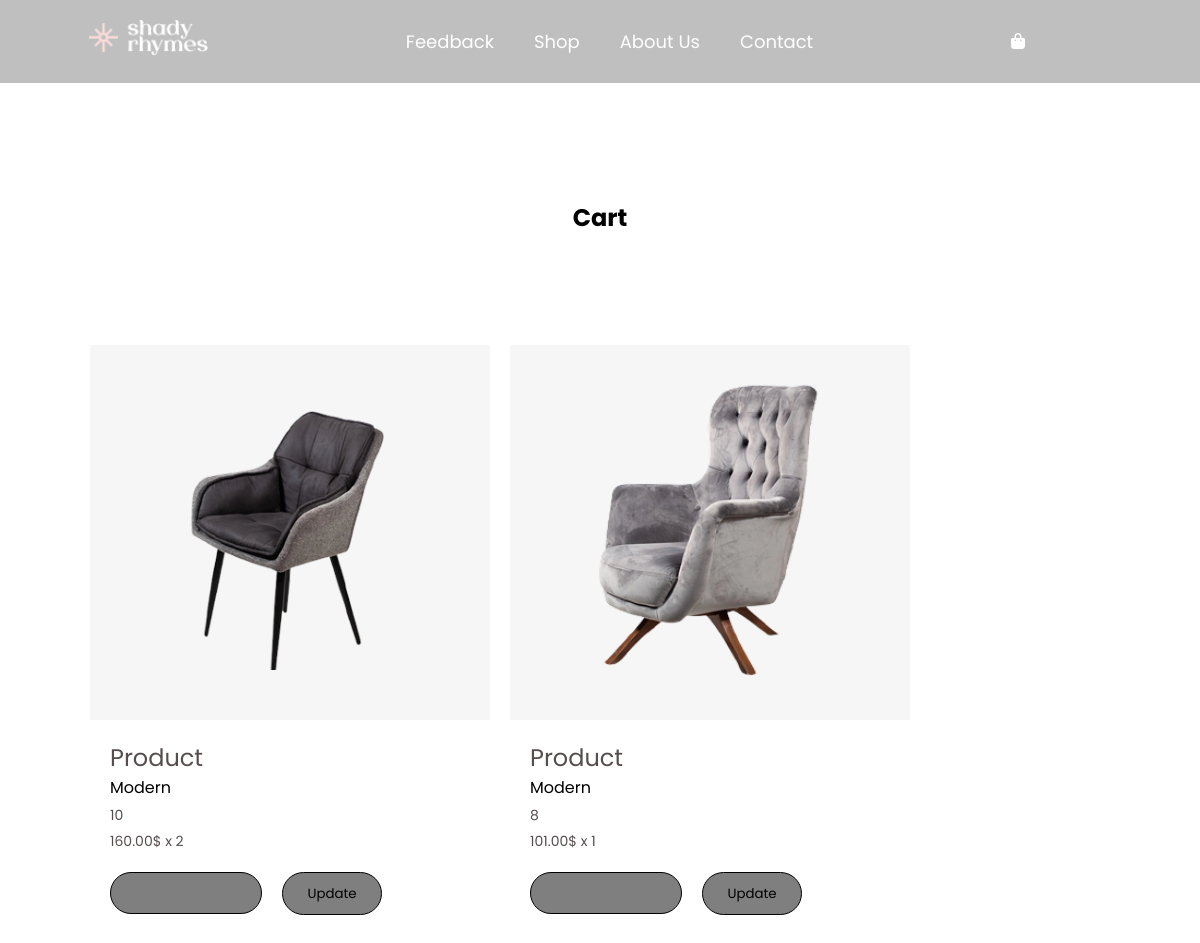
Page /user/cart/ on the committed database.
### apps/user_feedback/models.py (models this page shows, shortened)
class CartItem(models.Model):
    cart = models.ForeignKey(Cart, on_delete=models.CASCADE, related_name="items")
    product = models.ForeignKey(Product, on_delete=models.CASCADE)
    quantity = models.PositiveIntegerField(default=1)
    added_at = models.DateTimeField(auto_now_add=True)

### apps/core/models.py (models this page shows, shortened)
class Product(models.Model):
    category = models.ForeignKey(Category, on_delete=models.DO_NOTHING, null=True, blank=True)
    name = models.CharField(max_length=100)
    description = models.TextField(null=True, blank=True)
    price = models.DecimalField(max_digits=10, decimal_places=2)
    image = models.ImageField(upload_to='images/')
    rating = models.PositiveSmallIntegerField(validators=[MaxValueValidator(Decimal("10"))])
    is_active = models.BooleanField(default=True)
    created_at = models.DateTimeField(auto_now_add=True)
    slugify = models.SlugField(unique=True, blank=True)

class Category(models.Model):
    name = models.CharField(max_length=100)
    slugify = models.SlugField(unique=True, blank=True)

### apps/user_feedback/views.py (the view)
class CartView(ListView):
    template_name = "user/cart.html"
    context_object_name = "item"
    paginate_by = 5
    model = CartItem

### template/user/cart.html (shortened to what this page needs)
{% extends 'base.html' %}
{% block content %}
<section class="cart_section">
    <h1 class="cart_title">Cart</h1>
    <ul class="cataloge_list">
        {% for i in  item%}
            <li class="products_item">
                <a href="{% url 'core:product_detail' i.product.slugify %}">
                    <div class="products_img_container">
                        <img class="products_image" src="{{i.product.image.url}}" alt="{{i.product.name}}">
                    </div>
                    <div class="products_content">
                        <h1 class="products_name">{{i.product.name}}</h1>
                        {% if i.product.category %}
                            <p class="products_category">{{i.product.category.name}}</p>
                        {% endif %}
                        <p class="products_data">{{i.product.rating}}</p>
                        <p class="products_data">{{i.product.price}}$ x {{i.quantity}}</p>
                    </div>
                </a>
                <form class="qty_form" action="{% url 'user_feedback:set_qty' i.product.slugify %}">
                    <input class="qty_input" type="text" name="quantity" value="{{ it.quantity }}" min="1">
                    <button type="submit" class="qty_btn">Update</button>
                </form>
            </li>
        {% empty %}
            <p>You haven't any items in your cart</p>
        {% endfor %}
    </ul>
</section>
{% endblock content %}

### static/style/style.css (style rules this page uses)
* { color: black; text-decoration: none; list-style-type: none; border: none; margin: 0; padding: 0; font-family: "Poppins", sans-serif; }
.products_item { padding: 10px 10px; }
.products_img_container { display: flex; width: 400px; height: 375px; background-color: #F6F6F6; justify-content: center; align-items: center; }
.products_image { width: 250px; height: auto; }
.products_content { padding: 20px 20px; text-align: left; }
.products_name { font-weight: 400; size: 18px; color: #564E4E; }
.products_data { padding-top: 5px; font-weight: 400; font-size: 14px; color: #564E4E; }
.cataloge_list { display: flex; flex-wrap: wrap; }
.cart_section { padding: 100px 80px; text-align: center; }
.cart_title { padding: 100px 0; }
.qty_form { margin: 0 20px; width: auto; display: flex; }
.qty_input { width: 110px; padding: 0 20px; height: 40px; background-color: rgba(0, 0, 0, 0.5); color: black; border: 1px solid black; border-radius: 30px; font-size: 18px; margin-right: 20px; }
.qty_btn { width: 100px; height: 43px; border: 1px solid black; background-color: rgba(0, 0, 0, 0.5); border-radius: 30px; }

### rows in the picture
CartItem: product.image (picture), product.name "Product", product.category.name "Modern", product.rating "10", product.price "160.00", quantity "2"
CartItem: product.image (picture), product.name "Product", product.category.name "Modern", product.rating "8", product.price "101.00", quantity "1"
